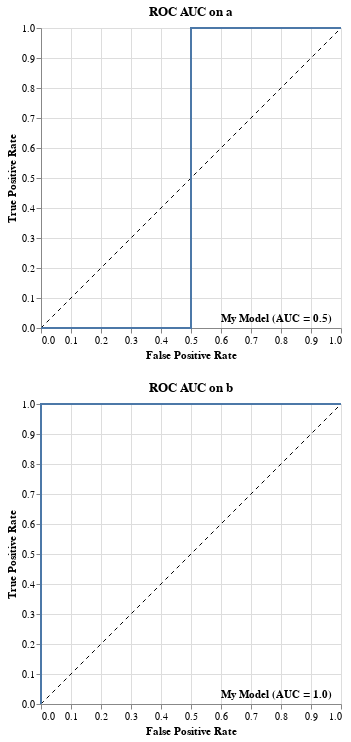

The notebook cell saved with this chart:
### Code cell
from polars_ds.partition import PartitionHelper

plots = PartitionHelper(df, by = "category").apply(
    lambda p_name, sub_df: pp.plot_roc_auc(
        df = sub_df, 
        actual = "actual",
        pred = "pred",
        estimator_name = "My Model"
    ).properties(
        title = f"ROC AUC on {p_name}"
    )
)

alt.vconcat(*plots.values()).configure(autosize="pad")

### Figure 1 — Vega specification as saved in the notebook (floating-point values rounded to 4 significant figures)
{"$schema": "https://vega.github.io/schema/vega/v5.json", "background": "white", "config": {"autosize": "pad"}, "data": [{"name": "source_0", "values": [{"fpr": 0, "tpr": 0}, {"fpr": 0.5, "tpr": 0}, {"fpr": 0.5, "tpr": 1}, {"fpr": 1, "tpr": 1}]}, {"name": "source_2", "values": [{"fpr": 0, "tpr": 0}, {"fpr": 0, "tpr": 0.5}, {"fpr": 0, "tpr": 1}, {"fpr": 1, "tpr": 1}]}, {"name": "data_0", "values": [{"max_fpr": 1, "max_tpr": 1, "min_fpr": 0, "min_tpr": 0}]}, {"name": "source_1", "values": [{"x": 0.97, "y": 0.03}]}, {"name": "data_1", "values": [{"max_fpr": 1, "max_tpr": 1, "min_fpr": 0, "min_tpr": 0}]}, {"name": "source_3", "values": [{"x": 0.97, "y": 0.03}]}], "layout": {"align": "each", "bounds": "full", "columns": 1, "padding": 20}, "marks": [{"axes": [{"aria": false, "domain": false, "grid": true, "gridScale": "concat_0_y", "labels": false, "maxExtent": 0, "minExtent": 0, "orient": "bottom", "scale": "concat_0_x", "tickCount": {"signal": "ceil(width/40)"}, "ticks": false, "zindex": 0}, {"aria": false, "domain": false, "grid": true, "gridScale": "concat_0_x", "labels": false, "maxExtent": 0, "minExtent": 0, "orient": "left", "scale": "concat_0_y", "tickCount": {"signal": "ceil(childHeight/40)"}, "ticks": false, "zindex": 0}, {"grid": false, "labelFlush": true, "labelOverlap": true, "orient": "bottom", "scale": "concat_0_x", "tickCount": {"signal": "ceil(width/40)"}, "title": "False Positive Rate", "zindex": 0}, {"grid": false, "labelOverlap": true, "orient": "left", "scale": "concat_0_y", "tickCount": {"signal": "ceil(childHeight/40)"}, "title": "True Positive Rate", "zindex": 0}], "encode": {"update": {"height": {"signal": "childHeight"}, "width": {"signal": "width"}}}, "marks": [{"encode": {"update": {"stroke": {"value": "black"}, "strokeDash": {"value": [4, 4]}, "x": {"field": "min_fpr", "scale": "concat_0_x"}, "x2": {"field": "max_fpr", "scale": "concat_0_x"}, "y": {"field": "min_tpr", "scale": "concat_0_y"}, "y2": {"field": "max_tpr", "scale": "concat_0_y"}}}, "from": {"data": "data_0"}, "name": "concat_0_layer_0_marks", "style": ["rule"], "type": "rule"}, {"encode": {"update": {"defined": {"signal": "isValid(datum[\"fpr\"]) && isFinite(+datum[\"fpr\"]) && isValid(datum[\"tpr\"]) && isFinite(+datum[\"tpr\"])"}, "interpolate": {"value": "step"}, "stroke": {"value": "#4c78a8"}, "x": {"field": "fpr", "scale": "concat_0_x"}, "y": {"field": "tpr", "scale": "concat_0_y"}}}, "from": {"data": "source_0"}, "name": "concat_0_layer_1_marks", "sort": {"field": "x"}, "style": ["line"], "type": "line"}, {"encode": {"update": {"align": {"value": "right"}, "baseline": {"value": "middle"}, "dy": {"value": 0}, "fill": {"value": "black"}, "fontWeight": {"value": "bold"}, "text": {"value": "My Model (AUC = 0.5)"}, "x": {"field": "x", "scale": "concat_0_x"}, "y": {"field": "y", "scale": "concat_0_y"}}}, "from": {"data": "source_1"}, "name": "concat_0_layer_2_marks", "style": ["text"], "type": "text"}], "name": "concat_0_group", "style": "cell", "title": {"frame": "group", "text": "ROC AUC on a"}, "type": "group"}, {"axes": [{"aria": false, "domain": false, "grid": true, "gridScale": "concat_1_y", "labels": false, "maxExtent": 0, "minExtent": 0, "orient": "bottom", "scale": "concat_1_x", "tickCount": {"signal": "ceil(width/40)"}, "ticks": false, "zindex": 0}, {"aria": false, "domain": false, "grid": true, "gridScale": "concat_1_x", "labels": false, "maxExtent": 0, "minExtent": 0, "orient": "left", "scale": "concat_1_y", "tickCount": {"signal": "ceil(childHeight/40)"}, "ticks": false, "zindex": 0}, {"grid": false, "labelFlush": true, "labelOverlap": true, "orient": "bottom", "scale": "concat_1_x", "tickCount": {"signal": "ceil(width/40)"}, "title": "False Positive Rate", "zindex": 0}, {"grid": false, "labelOverlap": true, "orient": "left", "scale": "concat_1_y", "tickCount": {"signal": "ceil(childHeight/40)"}, "title": "True Positive Rate", "zindex": 0}], "encode": {"update": {"height": {"signal": "childHeight"}, "width": {"signal": "width"}}}, "marks": [{"encode": {"update": {"stroke": {"value": "black"}, "strokeDash": {"value": [4, 4]}, "x": {"field": "min_fpr", "scale": "concat_1_x"}, "x2": {"field": "max_fpr", "scale": "concat_1_x"}, "y": {"field": "min_tpr", "scale": "concat_1_y"}, "y2": {"field": "max_tpr", "scale": "concat_1_y"}}}, "from": {"data": "data_1"}, "name": "concat_1_layer_0_marks", "style": ["rule"], "type": "rule"}, {"encode": {"update": {"defined": {"signal": "isValid(datum[\"fpr\"]) && isFinite(+datum[\"fpr\"]) && isValid(datum[\"tpr\"]) && isFinite(+datum[\"tpr\"])"}, "interpolate": {"value": "step"}, "stroke": {"value": "#4c78a8"}, "x": {"field": "fpr", "scale": "concat_1_x"}, "y": {"field": "tpr", "scale": "concat_1_y"}}}, "from": {"data": "source_2"}, "name": "concat_1_layer_1_marks", "sort": {"field": "x"}, "style": ["line"], "type": "line"}, {"encode": {"update": {"align": {"value": "right"}, "baseline": {"value": "middle"}, "dy": {"value": 0}, "fill": {"value": "black"}, "fontWeight": {"value": "bold"}, "text": {"value": "My Model (AUC = 1.0)"}, "x": {"field": "x", "scale": "concat_1_x"}, "y": {"field": "y", "scale": "concat_1_y"}}}, "from": {"data": "source_3"}, "name": "concat_1_layer_2_marks", "style": ["text"], "type": "text"}], "name": "concat_1_group", "style": "cell", "title": {"frame": "group", "text": "ROC AUC on b"}, "type": "group"}], "padding": 5, "scales": [{"domain": {"fields": [{"data": "data_0", "field": "min_fpr"}, {"data": "data_0", "field": "max_fpr"}, {"data": "source_0", "field": "fpr"}, {"data": "source_1", "field": "x"}]}, "name": "concat_0_x", "nice": true, "range": [0, {"signal": "width"}], "type": "linear", "zero": true}, {"domain": {"fields": [{"data": "data_0", "field": "min_tpr"}, {"data": "data_0", "field": "max_tpr"}, {"data": "source_0", "field": "tpr"}, {"data": "source_1", "field": "y"}]}, "name": "concat_0_y", "nice": true, "range": [{"signal": "childHeight"}, 0], "type": "linear", "zero": true}, {"domain": {"fields": [{"data": "data_1", "field": "min_fpr"}, {"data": "data_1", "field": "max_fpr"}, {"data": "source_2", "field": "fpr"}, {"data": "source_3", "field": "x"}]}, "name": "concat_1_x", "nice": true, "range": [0, {"signal": "width"}], "type": "linear", "zero": true}, {"domain": {"fields": [{"data": "data_1", "field": "min_tpr"}, {"data": "data_1", "field": "max_tpr"}, {"data": "source_2", "field": "tpr"}, {"data": "source_3", "field": "y"}]}, "name": "concat_1_y", "nice": true, "range": [{"signal": "childHeight"}, 0], "type": "linear", "zero": true}], "signals": [{"name": "childHeight", "value": 300}], "width": 300}
